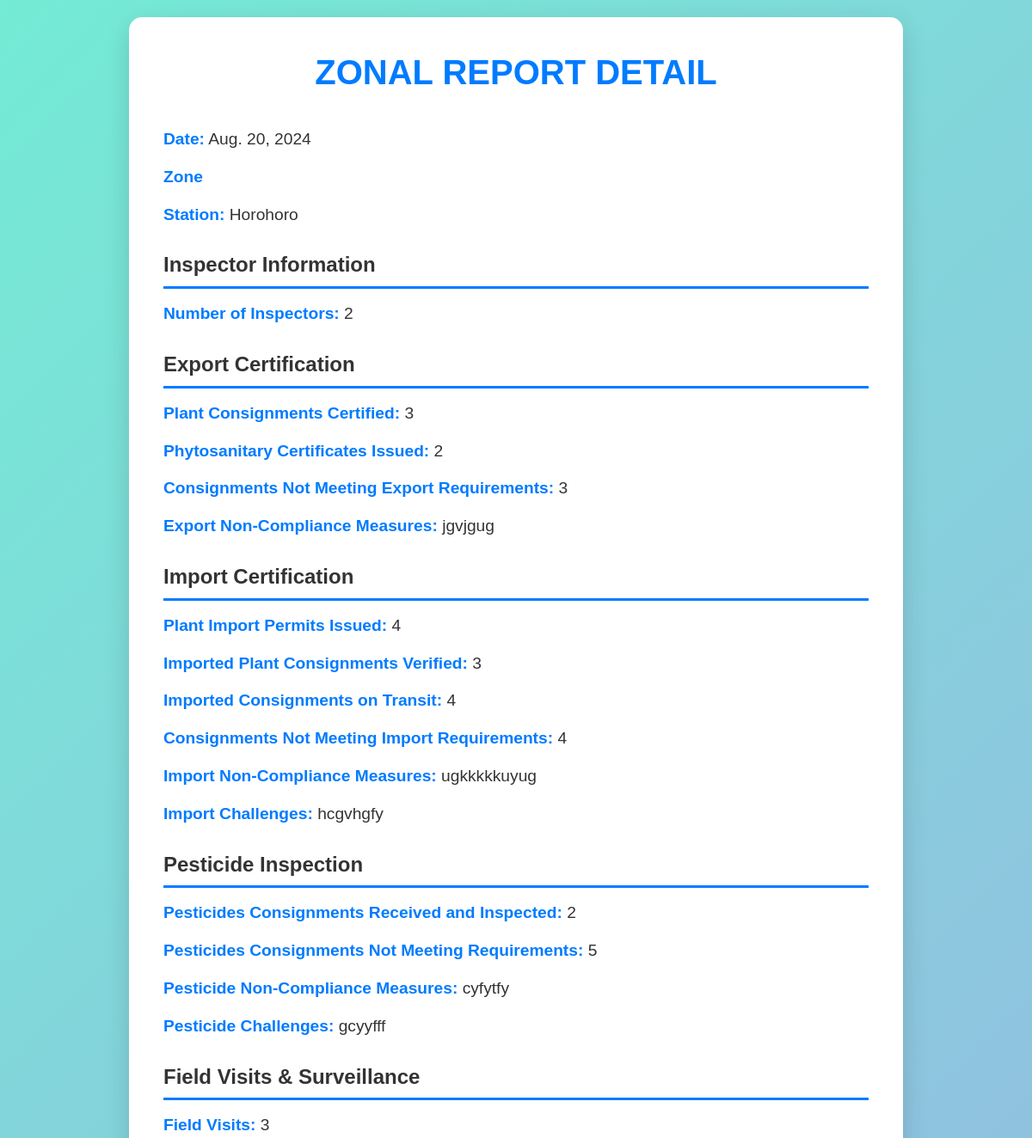
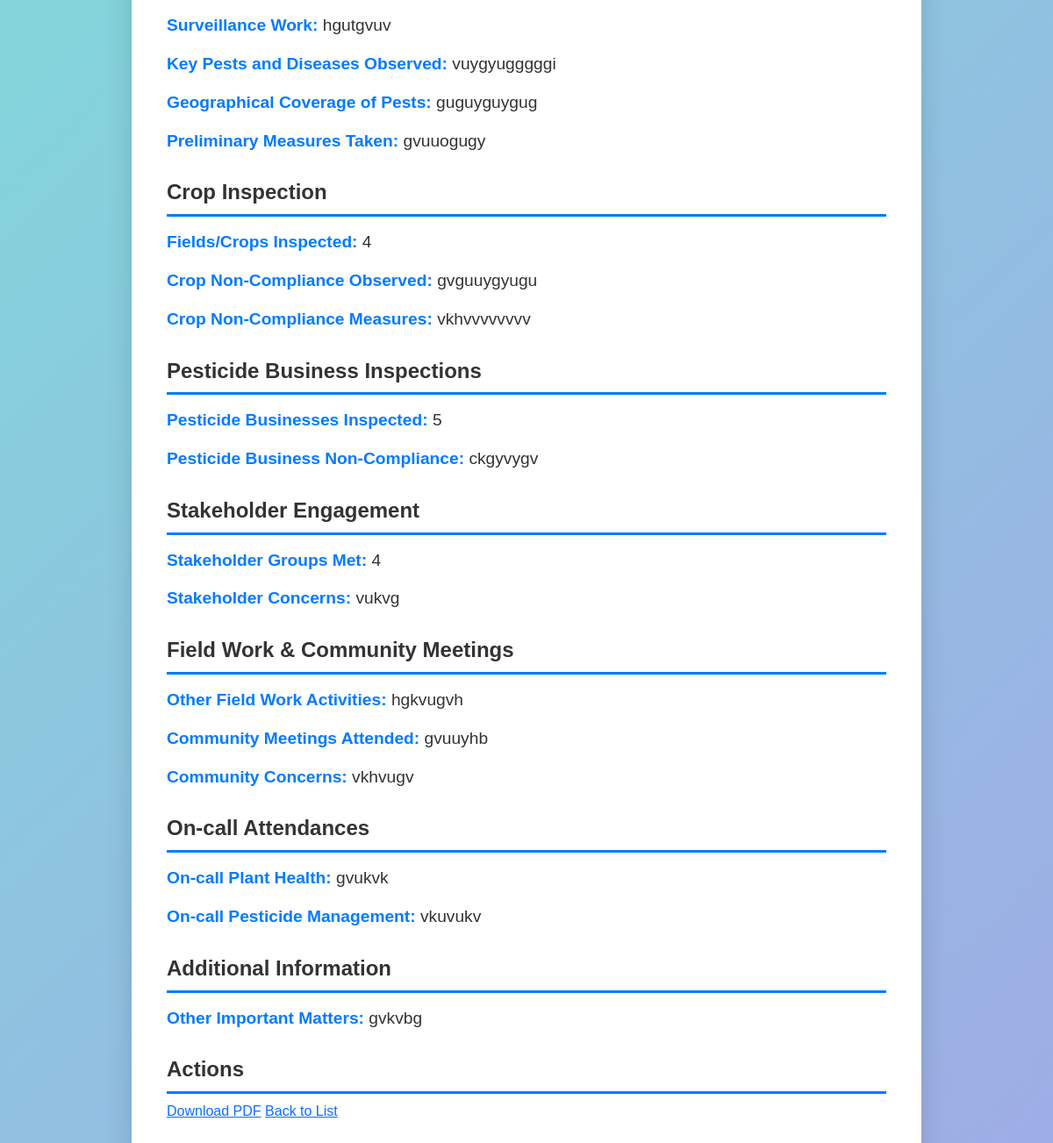
/ZonalReports/zonal_report/1/, run on the app's committed database (2 pictures, top to bottom).
### ZonalReports/models.py (models this page shows, shortened)
class ZonalReport(models.Model):
    STATIONS = [
        ('mtwara', 'Mtwara'), ('mtambaswala', 'Mtambaswala'), ('kasesya', 'Kasesya'),
        ('kirando', 'Kirando'), ('kabwe', 'Kabwe'), ('karema', 'Karema'),
        ('manyovu', 'Manyovu'), ('kibirizi', 'Kibirizi'), ('kigoma', 'Kigoma'),
        ('mabamba', 'Mabamba'), ('mwanza', 'Mwanza'), ('sirari', 'Sirari'),
        ('kabanga', 'Kabanga'), ('musoma', 'Musoma'), ('rusumo', 'Rusumo'),
        ('mutukula', 'Mutukula'), ('bukoba', 'Bukoba'), ('murusagamba', 'Murusagamba'),
        ('murongo', 'Murongo'), ('bukoba_airport', 'Bukoba Airport'), ('jnia', 'JNIA'),
        ('kurasini', 'Kurasini'), ('tanga', 'Tanga'), ('horohoro', 'Horohoro'),
        ('bagamoyo', 'Bagamoyo'), ('kwala', 'Kwala'), ('holili', 'Holili'),
        ('tarakea', 'Tarakea'), ('kia', 'KIA'), ('tengeru', 'Tengeru'),
        ('namanga', 'Namanga')
    ]
    ZONES = [
        ('northernzone', 'Northern Zone'), ('easternzone', 'Eastern Zone'), ('westernzone', 'Western Zone'),
        ('southernzone', 'Southern Zone'), ('southernhighlands', 'SOUTHERN HIGHLANDS'), ('lakezone', 'LAKE ZONE'),
        ('centralzone', 'CENTRAL ZONE'),
    ]
    created_by = models.ForeignKey(User, on_delete=models.CASCADE)
    date = models.DateField(default=timezone.now)
    station = models.CharField(max_length=50, choices=STATIONS)
    zone = models.CharField(max_length=50, choices=ZONES)
    number_of_inspectors = models.PositiveIntegerField()
    plant_consignments_certified = models.PositiveIntegerField()
    phytosanitary_certificates_issued = models.PositiveIntegerField()
    consignments_not_meeting_export_requirements = models.PositiveIntegerField()
    export_non_compliance_measures = models.TextField()
    plant_import_permits_issued = models.PositiveIntegerField()
    imported_plant_consignments_verified = models.PositiveIntegerField()
    imported_consignments_on_transit = models.PositiveIntegerField()
    consignments_not_meeting_import_requirements = models.PositiveIntegerField()
    import_non_compliance_measures = models.TextField()
    import_challenges = models.TextField(blank=True)
    pesticides_consignments_received_inspected = models.PositiveIntegerField()
    pesticides_consignments_not_meeting_requirements = models.PositiveIntegerField()
    pesticide_non_compliance_measures = models.TextField()
    pesticide_challenges = models.TextField(blank=True)
    field_visits = models.PositiveIntegerField()
    surveillance_work = models.TextField()
    key_pests_diseases_observed = models.TextField()
    geographical_coverage_of_pests = models.TextField()
    preliminary_measures_taken = models.TextField()
    fields_crops_inspected = models.PositiveIntegerField()
    crop_non_compliance_observed = models.TextField()
    crop_non_compliance_measures = models.TextField()
    pesticide_businesses_inspected = models.PositiveIntegerField()
    pesticide_business_non_compliance = models.TextField(blank=True)
    stakeholder_groups_met = models.PositiveIntegerField()
    stakeholder_concerns = models.TextField()
    other_field_work_activities = models.TextField()
    community_meetings_attended = models.TextField()
    community_concerns = models.TextField()
    on_call_plant_health = models.TextField(blank=True)
    on_call_pesticide_management = models.TextField(blank=True)
    other_important_matters = models.TextField(blank=True)

### ZonalReports/views.py (the view)
# urls.py: path('zonal_report/<int:pk>/', views.zonal_report_detail, name='zonal_report_detail'),
def zonal_report_detail(request, pk):
    report = get_object_or_404(ZonalReport, pk=pk)
    return render(request, 'ZonalReports/zonal_report_detail.html', {'report': report})

### ZonalReports/Templates/ZonalReports/zonal_report_detail.html (shortened to what this page needs)
<!DOCTYPE html>
<html lang="en">
<head>
    <link href="https://cdn.jsdelivr.net/npm/bootstrap@5.3.0/dist/css/bootstrap.min.css" rel="stylesheet">
</head>
<body>
    <div class="container">
        <h2>Zonal Report Detail</h2>
        <p><strong>Date:</strong> {{ report.date }}</p>
        <p><strong>Zone</strong>{{report.zone}}</p>
        <p><strong>Station:</strong> {{ report.get_station_display }}</p>
        <h3>Inspector Information</h3>
        <p><strong>Number of Inspectors:</strong> {{ report.number_of_inspectors }}</p>
        <h3>Export Certification</h3>
        <p><strong>Plant Consignments Certified:</strong> {{ report.plant_consignments_certified }}</p>
        <p><strong>Phytosanitary Certificates Issued:</strong> {{ report.phytosanitary_certificates_issued }}</p>
        <p><strong>Consignments Not Meeting Export Requirements:</strong> {{ report.consignments_not_meeting_export_requirements }}</p>
        <p><strong>Export Non-Compliance Measures:</strong> {{ report.export_non_compliance_measures }}</p>
        <h3>Import Certification</h3>
        <p><strong>Plant Import Permits Issued:</strong> {{ report.plant_import_permits_issued }}</p>
        <p><strong>Imported Plant Consignments Verified:</strong> {{ report.imported_plant_consignments_verified }}</p>
        <p><strong>Imported Consignments on Transit:</strong> {{ report.imported_consignments_on_transit }}</p>
        <p><strong>Consignments Not Meeting Import Requirements:</strong> {{ report.consignments_not_meeting_import_requirements }}</p>
        <p><strong>Import Non-Compliance Measures:</strong> {{ report.import_non_compliance_measures }}</p>
        <p><strong>Import Challenges:</strong> {{ report.import_challenges }}</p>
        <h3>Pesticide Inspection</h3>
        <p><strong>Pesticides Consignments Received and Inspected:</strong> {{ report.pesticides_consignments_received_inspected }}</p>
        <p><strong>Pesticides Consignments Not Meeting Requirements:</strong> {{ report.pesticides_consignments_not_meeting_requirements }}</p>
        <p><strong>Pesticide Non-Compliance Measures:</strong> {{ report.pesticide_non_compliance_measures }}</p>
        <p><strong>Pesticide Challenges:</strong> {{ report.pesticide_challenges }}</p>
        <h3>Field Visits & Surveillance</h3>
        <p><strong>Field Visits:</strong> {{ report.field_visits }}</p>
        <p><strong>Surveillance Work:</strong> {{ report.surveillance_work }}</p>
        <p><strong>Key Pests and Diseases Observed:</strong> {{ report.key_pests_diseases_observed }}</p>
        <p><strong>Geographical Coverage of Pests:</strong> {{ report.geographical_coverage_of_pests }}</p>
        <p><strong>Preliminary Measures Taken:</strong> {{ report.preliminary_measures_taken }}</p>
        <h3>Crop Inspection</h3>
        <p><strong>Fields/Crops Inspected:</strong> {{ report.fields_crops_inspected }}</p>
        <p><strong>Crop Non-Compliance Observed:</strong> {{ report.crop_non_compliance_observed }}</p>
        <p><strong>Crop Non-Compliance Measures:</strong> {{ report.crop_non_compliance_measures }}</p>
        <h3>Pesticide Business Inspections</h3>
        <p><strong>Pesticide Businesses Inspected:</strong> {{ report.pesticide_businesses_inspected }}</p>
        <p><strong>Pesticide Business Non-Compliance:</strong> {{ report.pesticide_business_non_compliance }}</p>
        <h3>Stakeholder Engagement</h3>
        <p><strong>Stakeholder Groups Met:</strong> {{ report.stakeholder_groups_met }}</p>
        <p><strong>Stakeholder Concerns:</strong> {{ report.stakeholder_concerns }}</p>
        <h3>Field Work & Community Meetings</h3>
        <p><strong>Other Field Work Activities:</strong> {{ report.other_field_work_activities }}</p>
        <p><strong>Community Meetings Attended:</strong> {{ report.community_meetings_attended }}</p>
        <p><strong>Community Concerns:</strong> {{ report.community_concerns }}</p>
        <h3>On-call Attendances</h3>
        <p><strong>On-call Plant Health:</strong> {{ report.on_call_plant_health }}</p>
        <p><strong>On-call Pesticide Management:</strong> {{ report.on_call_pesticide_management }}</p>
        <h3>Additional Information</h3>
        <p><strong>Other Important Matters:</strong> {{ report.other_important_matters }}</p>
        <h3>Actions</h3>
        <a href="#">Download PDF</a>
    <a href="{% url 'zonal_report_list' %}">Back to List</a>
    </div>
</body>
</html>

### ZonalReports/Templates/ZonalReports/zonal_report_detail.html (style rules this page uses)
body { background: linear-gradient(135deg, #74ebd5, #9face6); font-family: 'Poppins', sans-serif; color: #333; padding: 20px; }
.container { background-color: #fff; padding: 40px; border-radius: 15px; box-shadow: 0 10px 30px rgba(0, 0, 0, 0.15); margin-bottom: 30px; max-width: 900px; margin: auto; }
h2 { text-align: center; font-weight: 700; color: #007bff; font-size: 2.5em; margin-bottom: 40px; text-transform: uppercase; }
h3 { margin-top: 30px; font-weight: 600; color: #333; font-size: 1.5em; border-bottom: 3px solid #007bff; padding-bottom: 10px; }
p { font-size: 1.2em; margin: 15px 0; }
p strong { color: #007bff; font-weight: 700; }

### data on the page
ZonalReport: date "Aug. 20, 2024", station "Horohoro", number_of_inspectors "2", plant_consignments_certified "3", phytosanitary_certificates_issued "2", consignments_not_meeting_export_requirements "3", export_non_compliance_measures "jgvjgug", plant_import_permits_issued "4", imported_plant_consignments_verified "3", imported_consignments_on_transit "4", consignments_not_meeting_import_requirements "4", import_non_compliance_measures "ugkkkkkuyug", import_challenges "hcgvhgfy", pesticides_consignments_received_inspected "2", pesticides_consignments_not_meeting_requirements "5", pesticide_non_compliance_measures "cyfytfy", pesticide_challenges "gcyyfff", field_visits "3", surveillance_work "hgutgvuv", key_pests_diseases_observed "vuygyugggggi", geographical_coverage_of_pests "guguyguygug", preliminary_measures_taken "gvuuogugy", fields_crops_inspected "4", crop_non_compliance_observed "gvguuygyugu", crop_non_compliance_measures "vkhvvvvvvvv", pesticide_businesses_inspected "5", pesticide_business_non_compliance "ckgyvygv", stakeholder_groups_met "4", stakeholder_concerns "vukvg", other_field_work_activities "hgkvugvh", community_meetings_attended "gvuuyhb", community_concerns "vkhvugv", on_call_plant_health "gvukvk", on_call_pesticide_management "vkuvukv", other_important_matters "gvkvbg"
